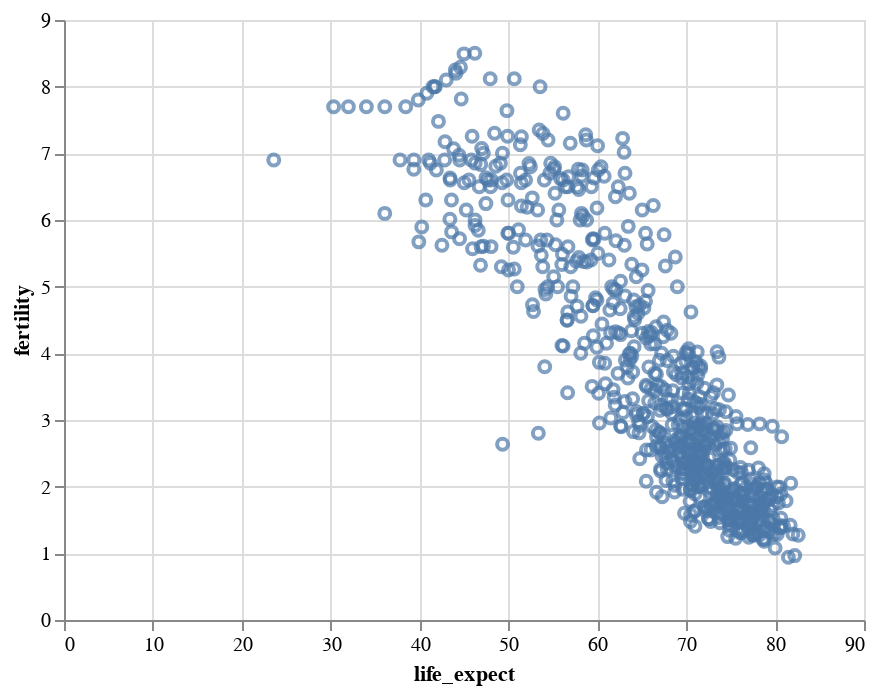

The cell this chart's notebook holds for it:
### Markdown cell above
This chart is not quite informative, but it sheds light on how Altair works. The most relevant feature here is that it acually displays something. Although, as we haven't indicated what are we going to be using as 'x' and 'y' coordinates, there is no information to display. 

Let's add tha information through an encoding.

### Code cell
alt.Chart(df).mark_point().encode(
    x = 'life_expect',
    y = 'fertility')

### Figure 1 — Vega-Lite specification as saved in the notebook (floating-point values rounded to 4 significant figures; data arrays with more than 128 entries replaced by an {"elided": "..."} marker saying what was removed)
{"$schema": "https://vega.github.io/schema/vega-lite/v3.4.0.json", "config": {"mark": {"tooltip": null}, "view": {"height": 300, "width": 400}}, "data": {"name": "data-89be1acdd14c7effd56f4dd0fabf92c3"}, "datasets": {"data-89be1acdd14c7effd56f4dd0fabf92c3": {"elided": "693 records"}}, "encoding": {"x": {"field": "life_expect", "type": "quantitative"}, "y": {"field": "fertility", "type": "quantitative"}}, "mark": "point"}
